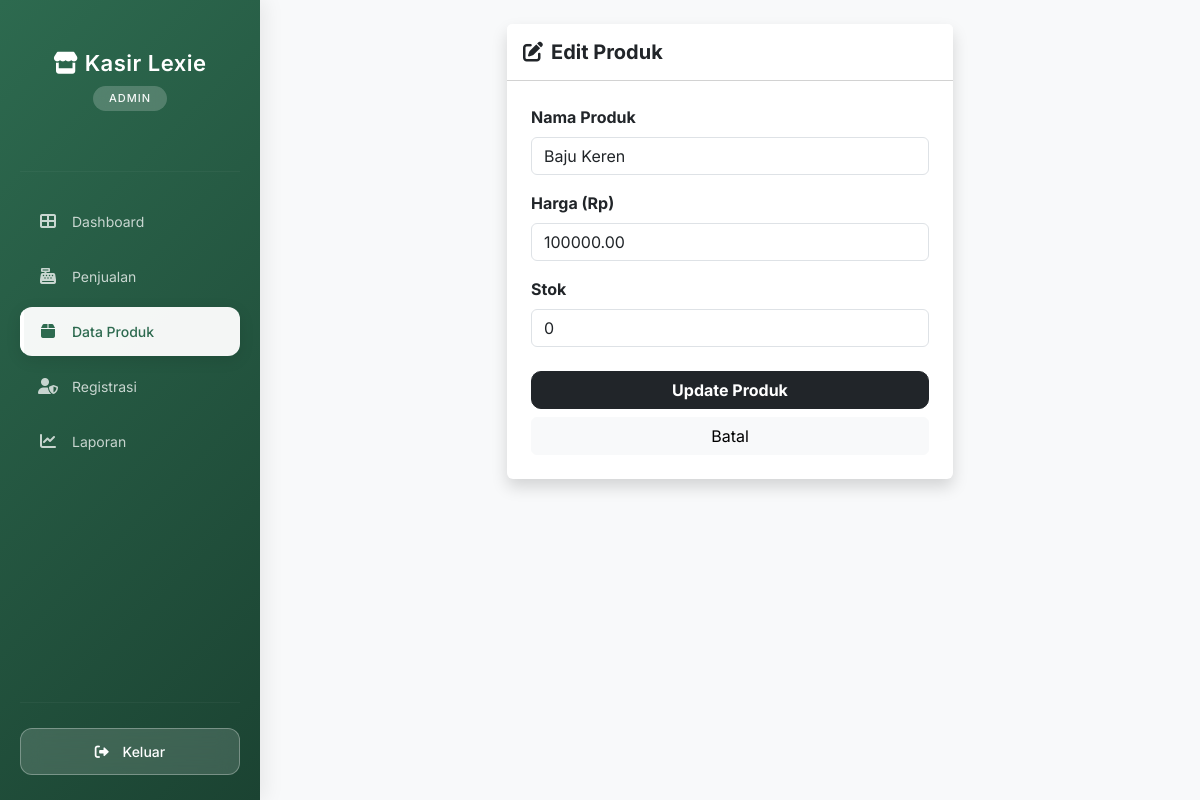
The page /kasir/admin/produk/edit.php?id=4 (signed in) on the database its author committed.
### tables this page shows
CREATE TABLE `produk` (
  `ProdukID` int(11) NOT NULL,
  `NamaProduk` varchar(255) NOT NULL,
  `Harga` decimal(10,2) NOT NULL,
  `Stok` int(11) NOT NULL
);

### kasir/admin/produk/edit.php (the view, shortened to what this page needs)
<?php
include '../../main/connect.php';
$id = $_GET['id'];
$data = mysqli_query($conn, "SELECT * FROM produk WHERE ProdukID='$id'");
$d = mysqli_fetch_array($data);
?>
<!DOCTYPE html>
<html lang="id">
<head>
    <link href="https://cdn.jsdelivr.net/npm/bootstrap@5.3.0/dist/css/bootstrap.min.css" rel="stylesheet">
</head>
<body class="bg-light">
    <div class="d-flex">
        <?php include '../../template/sidebar.php'; ?>
        <div class="container-fluid p-4">
            <div class="col-md-6 mx-auto">
                <div class="card shadow border-0">
                    <div class="card-header bg-white py-3 text-dark">
                        <h5 class="fw-bold m-0"><i class="fas fa-edit me-2"></i>Edit Produk</h5>
                    </div>
                    <div class="card-body p-4">
                        <form id="formEdit" action="proses_edit.php" method="POST">
                            <div class="mb-3">
                                <label class="form-label fw-bold">Nama Produk</label>
                                <input type="text" name="NamaProduk" class="form-control" value="<?= $d['NamaProduk']; ?>" required>
                            </div>
                            <div class="mb-3">
                                <label class="form-label fw-bold">Harga (Rp)</label>
                                <input type="number" name="Harga" class="form-control" value="<?= $d['Harga']; ?>" required>
                            </div>
                            <div class="mb-3">
                                <label class="form-label fw-bold">Stok</label>
                                <input type="number" name="Stok" class="form-control" value="<?= $d['Stok']; ?>" required>
                            </div>
                            <div class="d-grid gap-2 mt-4">
                                <button type="button" onclick="confirmEdit()" class="btn btn-dark text-white fw-bold btn-update">Update Produk</button>
                                <a href="index.php" class="btn btn-light">Batal</a>
                            </div>
                        </form>
                    </div>
                </div>
            </div>
        </div>
    </div>
</body>
</html>

### kasir/admin/produk/edit.php (style rules this page uses)
.btn-update { transition: all 0.3s; border-radius: 10px; }

### kasir/template/sidebar.php (style rules this page uses)
* { font-family: 'Inter', sans-serif; }

### rows shown on the page
produk: NamaProduk "Baju Keren", Harga "100000.00", Stok "0"

### other values the page prints
$_SESSION['role'] "ADMIN"
